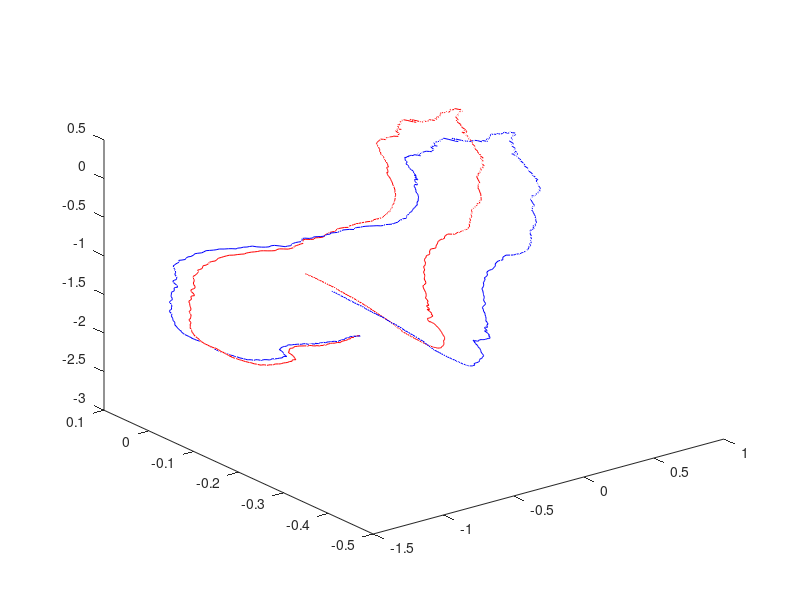

Write MATLAB code to recreate this figure.
gtTraj = load('groundtruth.txt');
diffTraj = load('diffTraj.txt');

plot3(gtTraj(:, 2), gtTraj(:, 3), gtTraj(:, 4), '-r');
hold on;
plot3(diffTraj(:, 2), diffTraj(:, 3), diffTraj(:, 4), '-b');
